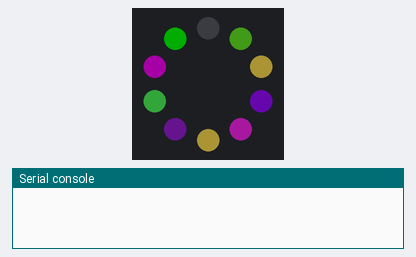
Simulated run of this program. Board: Circuit Playground running CircuitPython. On the bench: the board's ring of 10 RGB LEDs (number 0 left of the top, counting anticlockwise), the last lines printed to the serial console. Dim RGB values are drawn brighter than linear.

Above: at 0.1 s.
At 0.6 s:
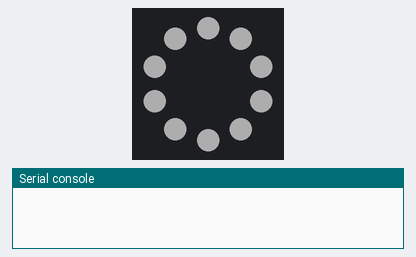
At 1.1 s:
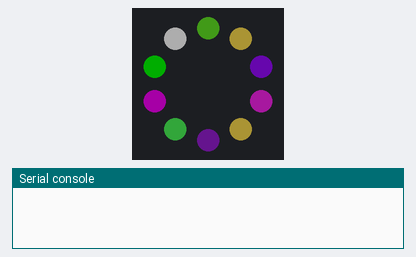
At 2.1 s:
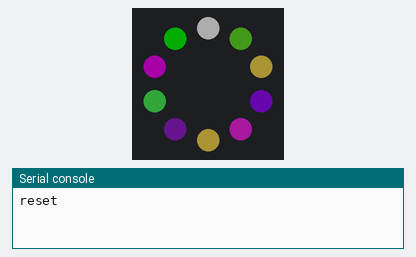

The program:

10flash.py
```python
import time
import board
import neopixel

# Calls the circuit Python neopixel library, specifies the default board
# pins for the Neopixels, and the number of neopixels to access.  Returns a
# list 'pixels' of indexable neopixles
x = 10
i = 0
colorsfill = [230,200,20,30,160,255,140,70,90,220]
pixels = neopixel.NeoPixel(board.NEOPIXEL, 10, brightness = 0.2)

while True:  # indexes the first element of the 'pixels' list and points to the
    # first (and only) Neopixel in the 'pixels' list

    pixels[i]=(0, 255, 0)
    pixels[i+1]= (200, 0, 200)
    pixels[i+2] = (60,200,70)
    pixels[i+3] = (50,10,70)
    pixels[i+4] = (230,200,70)
    pixels[i+5] = (210,30,200)
    pixels[i+6] = (150,10,255)
    pixels[i+7] = (230,200,70)
    pixels[i+8] = (55,130,20)
    time.sleep(0.5)
    pixels.fill((255, 255, 255))
    time.sleep(0.5)
    if i >= 1 :
        i = -1
        print ("reset")
    i += 1
```

Measured:
- by itself, everything shown: repeats every 2.0 s, in 4 steps
- what the display in image 1 shows lasts 0.5 s, from 0.5 s to 1.0 s
